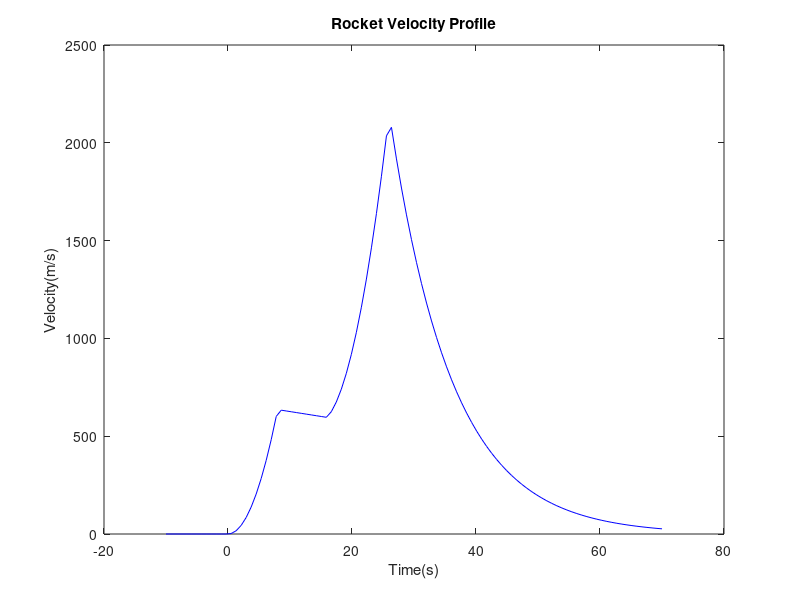

Source code (MATLAB):
%Homework #6
clc
clear

t = linspace(-10,70,100);


for i = 1:100
    if t(i) < 0
        v(i)=0;
    elseif t(i) < 8
        v(i)=10*(t(i)^2)-0.5*(t(i));
    elseif t(i) < 16
        v(i)=676-5*t(i);
    elseif t(i) < 26
        v(i)=20+36*t(i)+12*(t(i)-16)^2;
    elseif t(i) >= 26
        v(i)=2156*(exp(-0.1*(t(i)-26)));
    else
        v(i)=0;
    end
end

plot(t,v,'b')
title('Rocket Velocity Profile')
xlabel('Time(s)')
ylabel('Velocity(m/s)')
